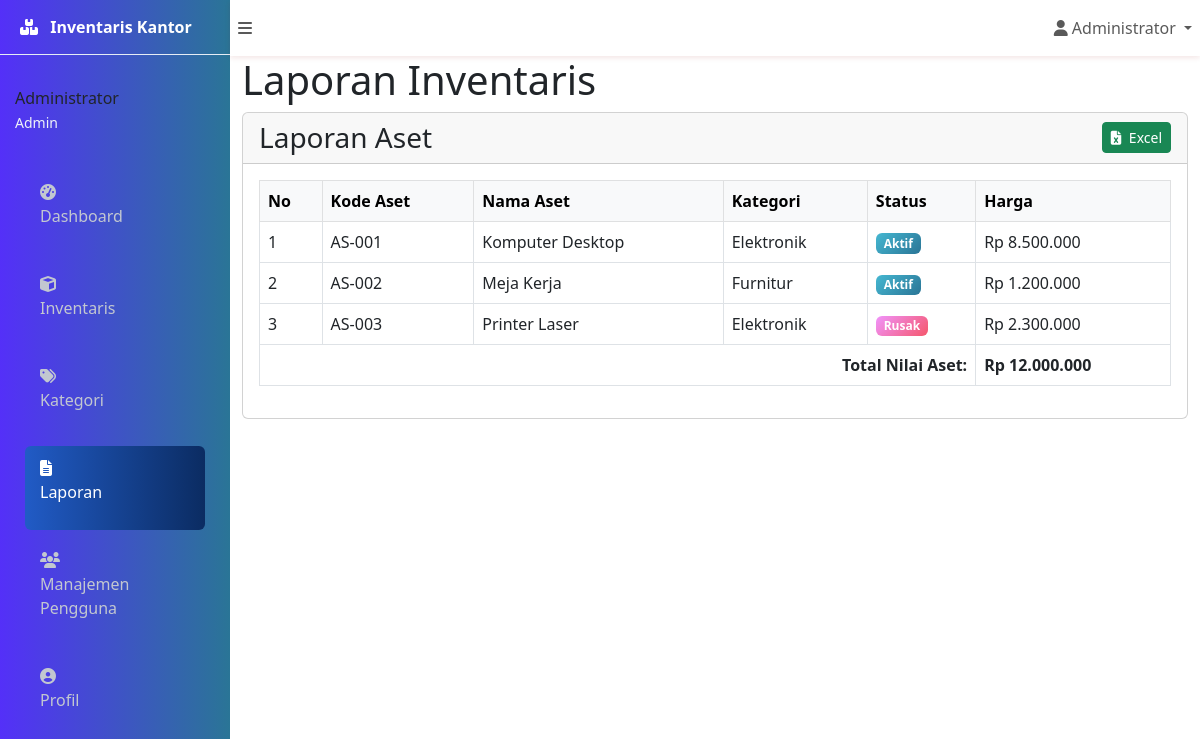
The app's page /pages/laporan/index.php (signed in) with its own data.
### tables this page shows
CREATE TABLE aset (
    id INT AUTO_INCREMENT PRIMARY KEY,
    kode VARCHAR(50) UNIQUE NOT NULL,
    nama VARCHAR(255) NOT NULL,
    kategori_id INT NULL,
    tanggal_perolehan DATE NULL,
    harga DECIMAL(15,2) DEFAULT 0,
    deskripsi TEXT,
    status ENUM('Aktif', 'Rusak', 'Kadaluarsa') DEFAULT 'Aktif',
    created_at TIMESTAMP DEFAULT CURRENT_TIMESTAMP,
    updated_at TIMESTAMP DEFAULT CURRENT_TIMESTAMP ON UPDATE CURRENT_TIMESTAMP,
    FOREIGN KEY (kategori_id) REFERENCES kategori(id) ON DELETE SET NULL
);

CREATE TABLE kategori (
    id INT AUTO_INCREMENT PRIMARY KEY,
    nama VARCHAR(100) NOT NULL,
    deskripsi TEXT,
    created_at TIMESTAMP DEFAULT CURRENT_TIMESTAMP
);

### pages/laporan/index.php (the view, shortened to what this page needs)
<?php
require_once '../../includes/header.php';
require_once '../../includes/sidebar.php';
require_once '../../includes/functions.php';
$db = getDB();
$stmt = $db->query("SELECT a.*, k.nama as kategori_nama FROM aset a
                    LEFT JOIN kategori k ON a.kategori_id = k.id
                    ORDER BY a.kode ASC");
$laporan = $stmt->fetchAll();
$totalHarga = $db->query("SELECT SUM(harga) FROM aset")->fetchColumn();
?>
<div class="content-wrapper">
    <div class="content-header">
        <div class="container-fluid">
            <div class="row mb-2">
                <div class="col-sm-6">
                    <h1 class="m-0">Laporan Inventaris</h1>
                </div>
            </div>
        </div>
    </div>
    <div class="content">
        <div class="container-fluid">
            <div class="card">
                <div class="card-header d-flex justify-content-between align-items-center">
                    <h3 class="card-title mb-0">Laporan Aset</h3>
                    <div>
                        <a href="export_excel.php" class="btn btn-success btn-sm">
                            <i class="fas fa-file-excel me-1"></i> Excel
                        </a>
                    </div>
                </div>
                <div class="card-body">
                    <div class="table-responsive">
                        <table class="table table-bordered">
                            <thead class="table-light">
                                <tr>
                                    <th>No</th>
                                    <th>Kode Aset</th>
                                    <th>Nama Aset</th>
                                    <th>Kategori</th>
                                    <th>Status</th>
                                    <th>Harga</th>
                                </tr>
                            </thead>
                            <tbody>
                                <?php foreach ($laporan as $index => $item): ?>
                                <tr>
                                    <td><?= $index + 1 ?></td>
                                    <td><?= htmlspecialchars($item['kode']) ?></td>
                                    <td><?= htmlspecialchars($item['nama']) ?></td>
                                    <td><?= htmlspecialchars($item['kategori_nama'] ?? '-') ?></td>
                                    <td><?= getAsetStatusBadge($item['status']) ?></td>
                                    <td><?= rupiah($item['harga']) ?></td>
                                </tr>
                                <?php endforeach; ?>
                            </tbody>
                            <tfoot>
                                <tr>
                                    <th colspan="5" class="text-end">Total Nilai Aset:</th>
                                    <th><?= rupiah($totalHarga) ?></th>
                                </tr>
                            </tfoot>
                        </table>
                    </div>
                </div>
            </div>
        </div>
    </div>
</div>

### includes/functions.php (shortened to what this page needs)
<?php
function rupiah($angka) {
    return "Rp " . number_format($angka, 0, ',', '.');
}
function getAsetStatusBadge($status) {
    $badgeClass = match($status) {
        'Aktif' => 'bg-teal',
        'Rusak' => 'bg-amber',
        'Kadaluarsa' => 'bg-rose',
        default => 'bg-gray'
    };
    return "<span class='badge $badgeClass'>$status</span>";
}
?>

### includes/header.php (style rules this page uses)
html, body { height: 100%; overflow-x: hidden; }
.content-wrapper { margin-left: 230px; padding-top: 56px; width: calc(100% - 230px); }
.bg-teal { background: linear-gradient(135deg, #45b7d1, #2a7596); color: white; }
.bg-amber { background: linear-gradient(135deg, #f093fb, #f5576c); color: white; }

### records on screen
aset: kode "AS-001", nama "Komputer Desktop", kategori.nama "Elektronik", status "Aktif", harga "Rp 8.500.000"
aset: kode "AS-002", nama "Meja Kerja", kategori.nama "Furnitur", status "Aktif", harga "Rp 1.200.000"
aset: kode "AS-003", nama "Printer Laser", kategori.nama "Elektronik", status "Rusak", harga "Rp 2.300.000"

### other values on screen
$_SESSION['nama_lengkap'] "Administrator"
$role "Admin"
rupiah($totalHarga) "Rp 12.000.000"
